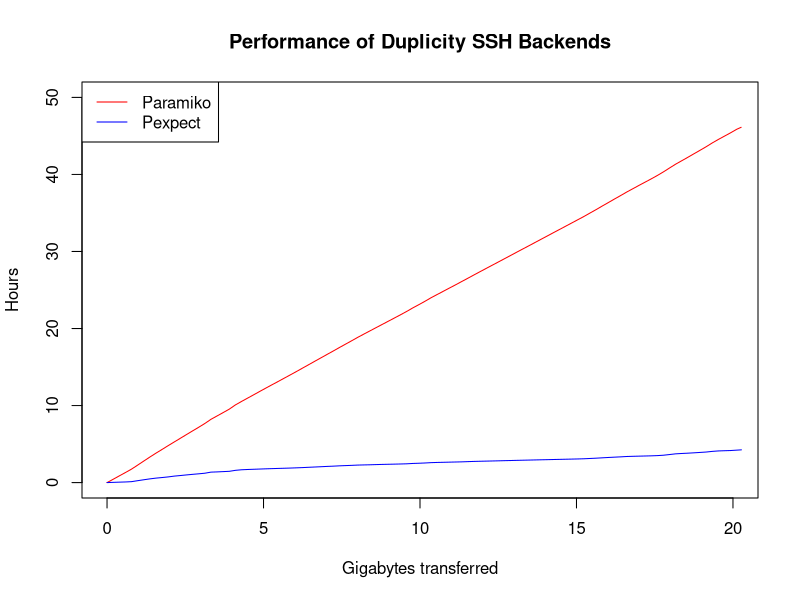

Here is the R script that generated this plot:
require(chron)

# Load the CSV files.
paramiko <- read.csv("paramiko.csv", stringsAsFactors=F)
pexpect <- read.csv("pexpect.csv", stringsAsFactors=F)

# Open the output file.

png("performance.png")

# Compute the coordinates for paramiko.
times <- chron(paramiko$Date, paramiko$Time, format=c("y-m-d", "h:m:s"))
delta.times <- difftime(times, times[1], units='hours')
total.bytes <- cumsum(as.numeric(paramiko$Bytes)) - paramiko$Bytes[1]

plot(total.bytes/2^30, delta.times, type='l', col='red',
     xlim=c(0, 20), ylim=c(0, 50),
     xlab='Gigabytes transferred', ylab='Hours')
title("Performance of Duplicity SSH Backends")

# Compute the coordinates for pexpect.
times <- chron(pexpect$Date, pexpect$Time, format=c("y-m-d", "h:m:s"))
delta.times <- difftime(times, times[1], units='hours')
total.bytes <- cumsum(as.numeric(pexpect$Bytes)) - pexpect$Bytes[1]

lines(total.bytes/2^30, delta.times, col='blue')

legend('topleft', legend=c("Paramiko", "Pexpect"), col=c("red","blue"), lty=1)
dev.off()
